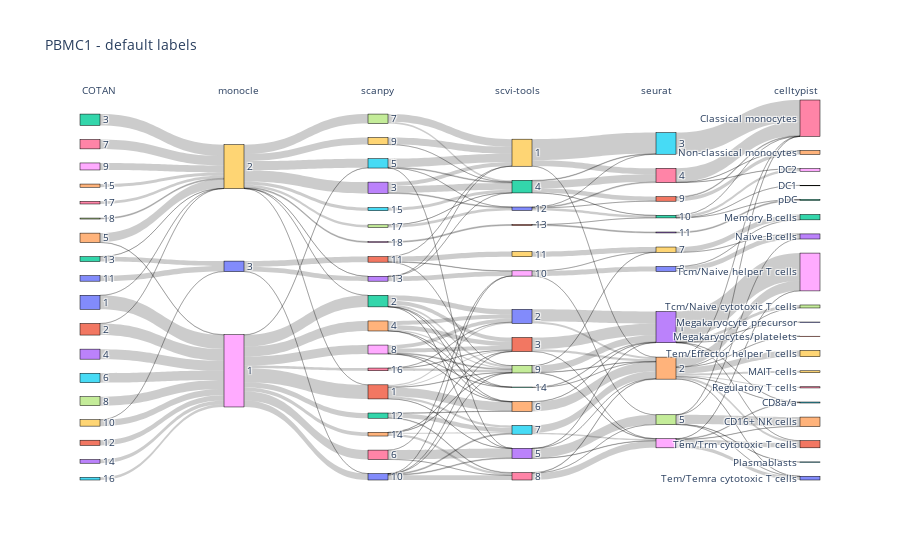
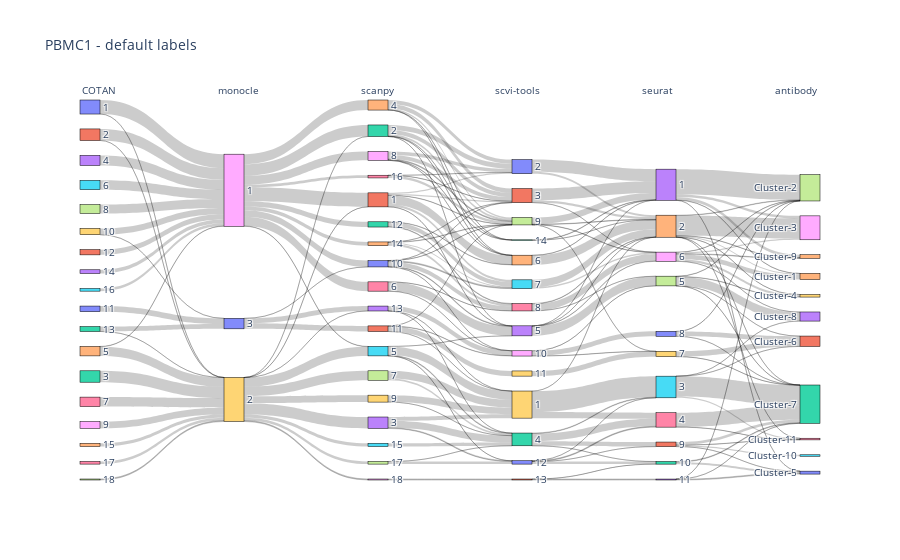
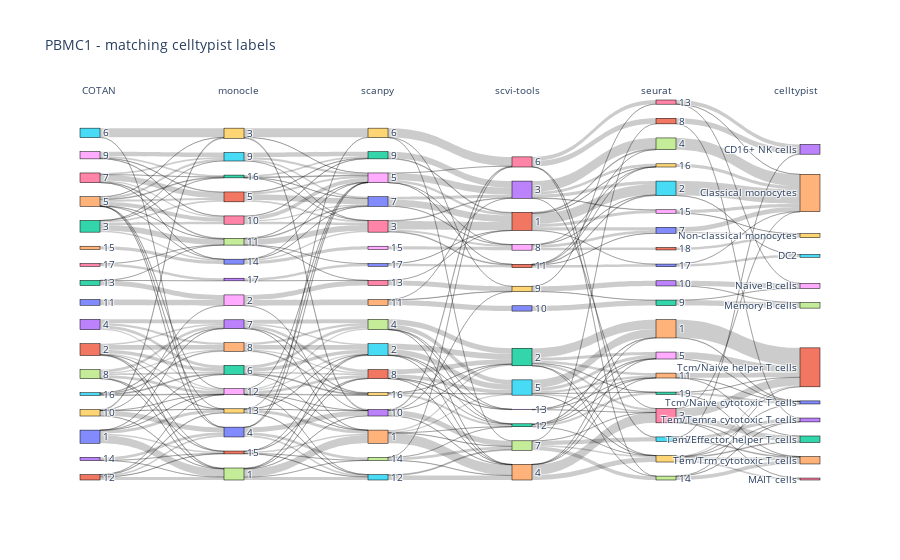
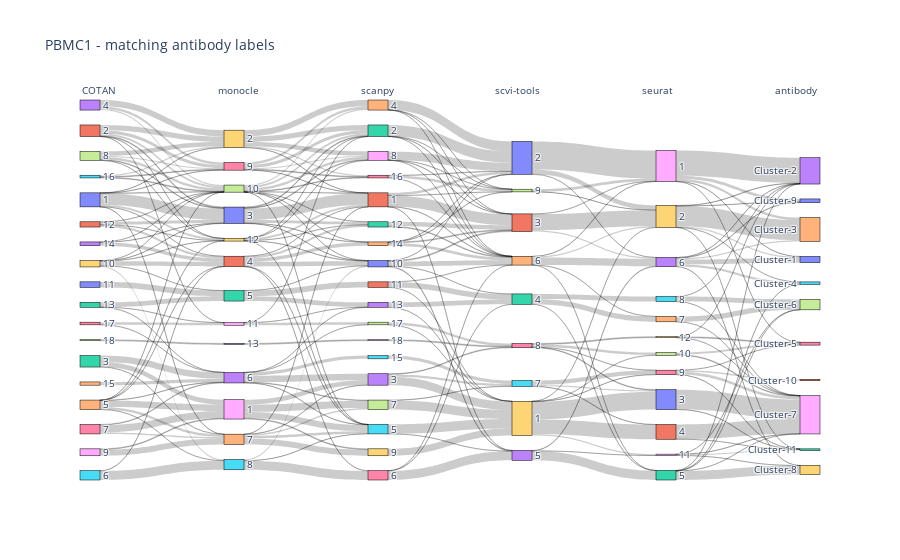

Notebook source saved alongside these figures, in order:
### Code cell
for tuning in PARAMS_TUNING:
    for dataset in DATASET_NAMES:
        print('------------------------------')
        print(f'{dataset} - matching {tuning} labels' if tuning != 'default' else f'{dataset} - default labels')
        
        # concat tools labels
        labels_df = pd.read_csv(f'{DIR}{dataset}/{TOOLS[0]}/{tuning}/clustering_labels.csv', index_col=0)
        labels_df.rename(columns={"cluster": "cluster_COTAN"}, inplace=True)
        for tool in TOOLS[1:]:
            tool_labels_df = pd.read_csv(f'{DIR}{dataset}/{tool}/{tuning}/clustering_labels.csv', index_col=0)
            labels_df = labels_df.merge(tool_labels_df, how='inner', on='cell')
            labels_df.rename(columns={"cluster": f"cluster_{tool}"}, inplace=True)
        
        # load and concat celltypist labels
        celltypist_df = pd.read_csv(f'{DIR}{dataset}/celltypist/celltypist_labels.csv', index_col=0)
        celltypist_df.index = celltypist_df.index.str[:-2]
        celltypist_df = labels_df.merge(celltypist_df, how='inner', on='cell')
        celltypist_df.rename(columns={"cluster.ids": f"cluster_celltypist"}, inplace=True)
        celltypist_mapping_df = pd.read_csv(f'{DIR}{dataset}/celltypist/celltypist_mapping.csv', index_col=0)
        
        # load and concat protein surface labels
        antibody_df = pd.read_csv(f'{DIR}{dataset}/antibody_annotation/antibody_labels.csv', index_col=0)
        antibody_df = labels_df.merge(antibody_df, how='inner', on='cell')
        antibody_df.rename(columns={"cluster.ids": f"cluster_antibody"}, inplace=True)
        antibody_mapping_df = pd.read_csv(f'{DIR}{dataset}/antibody_annotation/antibody_mapping.csv', index_col=1)

        # read dataset
        adata = sc.read_10x_mtx(
            f'{DIR}{dataset}/filtered/10X/',
            var_names='gene_symbols',
            cache=False
        )
        # keep only labelled cells
        adata.var_names_make_unique()
        subset_cells = adata.obs_names.isin(labels_df.index)
        adata = adata[subset_cells, :]

        # compute silhouette score
        silhouette = {}
        for tool in TOOLS:
            silhouette[tool] = silhouette_score(adata.X, labels_df[f'cluster_{tool}'])
        silhouette['celltypist'] = silhouette_score(adata.X, celltypist_df[f'cluster_celltypist'])
        silhouette['antibody'] = silhouette_score(adata.X, antibody_df[f'cluster_antibody'])
        silhouette_df = pd.DataFrame(silhouette, index=[0])
        silhouette_df.to_csv(f'{DIR}{dataset}/silhouette.csv')
        silhouette_df.to_latex(f'{DIR}{dataset}/silhouette.tex')

        # compute scores comparing each tool labels with celltypist labels
        if tuning == 'celltypist' or tuning == 'default':
            compute_scores(DIR, dataset, celltypist_df, tuning, 'celltypist')
            labels = []
            labels_titles = []
            for tool in TOOLS:
                labels.append(celltypist_df[f'cluster_{tool}'].to_list())
                labels_titles.append(tool)
            labels.append(celltypist_df[f'cluster_celltypist'].map(celltypist_mapping_df['go'].to_dict()).to_list())
            labels_titles.append('celltypist')
            title = f'{dataset} - matching {tuning} labels' if tuning != 'default' else f'{dataset} - default labels'
            sankey_plot(labels=labels, labels_titles=labels_titles, title=title, path=f'{DIR}{dataset}/{tuning}_celltypist.html')
        
        # compute scores comparing each tool labels with protein labels
        if tuning == 'antibody' or tuning == 'default':
            compute_scores(DIR, dataset, antibody_df, tuning, 'antibody')
            labels = []
            labels_titles = []
            for tool in TOOLS:
                labels.append(antibody_df[f'cluster_{tool}'].to_list())
                labels_titles.append(tool)
            labels.append(antibody_df[f'cluster_antibody'].map(antibody_mapping_df['go'].to_dict()).to_list())
            labels_titles.append('antibody')
            title = f'{dataset} - matching {tuning} labels' if tuning != 'default' else f'{dataset} - default labels'
            sankey_plot(labels=labels, labels_titles=labels_titles, title=title, path=f'{DIR}{dataset}/{tuning}_antibody.html')

        break

### Figure 1 — Plotly figure (JSON) as saved in the notebook; plotly's stock layout.template omitted (floating-point values rounded to 4 significant figures; data arrays with more than 128 entries replaced by an {"elided": "..."} marker saying what was removed)
{"data": [{"link": {"source": {"elided": "189 int values"}, "target": {"elided": "189 int values"}, "value": {"elided": "189 int values"}}, "node": {"label": [1, 2, 3, 4, 5, 6, 7, 8, 9, 10, 11, 12, 13, 14, 15, 16, 17, 18, 1, 2, 3, 1, 2, 3, 4, 5, 6, 7, 8, 9, 10, 11, 12, 13, 14, 15, 16, 17, 18, 1, 2, 3, 4, 5, 6, 7, 8, 9, 10, 11, 12, 13, 14, 1, 2, 3, 4, 5, 6, 7, 8, 9, 10, 11, "CD16+ NK cells", "CD8a/a", "Classical monocytes", "DC1", "DC2", "MAIT cells", "Megakaryocyte precursor", "Megakaryocytes/platelets", "Memory B cells", "Naive B cells", "Non-classical monocytes", "Plasmablasts", "Regulatory T cells", "Tcm/Naive cytotoxic T cells", "Tcm/Naive helper T cells", "Tem/Effector helper T cells", "Tem/Temra cytotoxic T cells", "Tem/Trm cytotoxic T cells", "pDC"], "line": {"color": "black", "width": 0.5}, "pad": 15, "thickness": 20}, "type": "sankey"}], "layout": {"annotations": [{"showarrow": false, "text": "COTAN", "x": 0, "xref": "x", "y": 1.05, "yref": "paper"}, {"showarrow": false, "text": "monocle", "x": 1, "xref": "x", "y": 1.05, "yref": "paper"}, {"showarrow": false, "text": "scanpy", "x": 2, "xref": "x", "y": 1.05, "yref": "paper"}, {"showarrow": false, "text": "scvi-tools", "x": 3, "xref": "x", "y": 1.05, "yref": "paper"}, {"showarrow": false, "text": "seurat", "x": 4, "xref": "x", "y": 1.05, "yref": "paper"}, {"showarrow": false, "text": "celltypist", "x": 5, "xref": "x", "y": 1.05, "yref": "paper"}], "font": {"size": 10}, "plot_bgcolor": "rgba(0,0,0,0)", "title": {"text": "PBMC1 - default labels"}, "xaxis": {"showgrid": false, "visible": false, "zeroline": false}, "yaxis": {"showgrid": false, "visible": false, "zeroline": false}}}

### Figure 2 — Plotly figure (JSON) as saved in the notebook; plotly's stock layout.template omitted (floating-point values rounded to 4 significant figures; data arrays with more than 128 entries replaced by an {"elided": "..."} marker saying what was removed)
{"data": [{"link": {"source": {"elided": "191 int values"}, "target": {"elided": "191 int values"}, "value": {"elided": "191 int values"}}, "node": {"label": [1, 2, 3, 4, 5, 6, 7, 8, 9, 10, 11, 12, 13, 14, 15, 16, 17, 18, 1, 2, 3, 1, 2, 3, 4, 5, 6, 7, 8, 9, 10, 11, 12, 13, 14, 15, 16, 17, 18, 1, 2, 3, 4, 5, 6, 7, 8, 9, 10, 11, 12, 13, 14, 1, 2, 3, 4, 5, 6, 7, 8, 9, 10, 11, "Cluster-1", "Cluster-10", "Cluster-11", "Cluster-2", "Cluster-3", "Cluster-4", "Cluster-5", "Cluster-6", "Cluster-7", "Cluster-8", "Cluster-9"], "line": {"color": "black", "width": 0.5}, "pad": 15, "thickness": 20}, "type": "sankey"}], "layout": {"annotations": [{"showarrow": false, "text": "COTAN", "x": 0, "xref": "x", "y": 1.05, "yref": "paper"}, {"showarrow": false, "text": "monocle", "x": 1, "xref": "x", "y": 1.05, "yref": "paper"}, {"showarrow": false, "text": "scanpy", "x": 2, "xref": "x", "y": 1.05, "yref": "paper"}, {"showarrow": false, "text": "scvi-tools", "x": 3, "xref": "x", "y": 1.05, "yref": "paper"}, {"showarrow": false, "text": "seurat", "x": 4, "xref": "x", "y": 1.05, "yref": "paper"}, {"showarrow": false, "text": "antibody", "x": 5, "xref": "x", "y": 1.05, "yref": "paper"}], "font": {"size": 10}, "plot_bgcolor": "rgba(0,0,0,0)", "title": {"text": "PBMC1 - default labels"}, "xaxis": {"showgrid": false, "visible": false, "zeroline": false}, "yaxis": {"showgrid": false, "visible": false, "zeroline": false}}}

### Figure 3 — Plotly figure (JSON) as saved in the notebook; plotly's stock layout.template omitted (floating-point values rounded to 4 significant figures; data arrays with more than 128 entries replaced by an {"elided": "..."} marker saying what was removed)
{"data": [{"link": {"source": {"elided": "317 int values"}, "target": {"elided": "317 int values"}, "value": {"elided": "317 int values"}}, "node": {"label": [1, 2, 3, 4, 5, 6, 7, 8, 9, 10, 11, 12, 13, 14, 15, 16, 17, 1, 2, 3, 4, 5, 6, 7, 8, 9, 10, 11, 12, 13, 14, 15, 16, 17, 1, 2, 3, 4, 5, 6, 7, 8, 9, 10, 11, 12, 13, 14, 15, 16, 17, 1, 2, 3, 4, 5, 6, 7, 8, 9, 10, 11, 12, 13, 1, 2, 3, 4, 5, 6, 7, 8, 9, 10, 11, 12, 13, 14, 15, 16, 17, 18, 19, "CD16+ NK cells", "Classical monocytes", "DC2", "MAIT cells", "Memory B cells", "Naive B cells", "Non-classical monocytes", "Tcm/Naive cytotoxic T cells", "Tcm/Naive helper T cells", "Tem/Effector helper T cells", "Tem/Temra cytotoxic T cells", "Tem/Trm cytotoxic T cells"], "line": {"color": "black", "width": 0.5}, "pad": 15, "thickness": 20}, "type": "sankey"}], "layout": {"annotations": [{"showarrow": false, "text": "COTAN", "x": 0, "xref": "x", "y": 1.05, "yref": "paper"}, {"showarrow": false, "text": "monocle", "x": 1, "xref": "x", "y": 1.05, "yref": "paper"}, {"showarrow": false, "text": "scanpy", "x": 2, "xref": "x", "y": 1.05, "yref": "paper"}, {"showarrow": false, "text": "scvi-tools", "x": 3, "xref": "x", "y": 1.05, "yref": "paper"}, {"showarrow": false, "text": "seurat", "x": 4, "xref": "x", "y": 1.05, "yref": "paper"}, {"showarrow": false, "text": "celltypist", "x": 5, "xref": "x", "y": 1.05, "yref": "paper"}], "font": {"size": 10}, "plot_bgcolor": "rgba(0,0,0,0)", "title": {"text": "PBMC1 - matching celltypist labels"}, "xaxis": {"showgrid": false, "visible": false, "zeroline": false}, "yaxis": {"showgrid": false, "visible": false, "zeroline": false}}}

### Figure 4 — Plotly figure (JSON) as saved in the notebook; plotly's stock layout.template omitted (floating-point values rounded to 4 significant figures; data arrays with more than 128 entries replaced by an {"elided": "..."} marker saying what was removed)
{"data": [{"link": {"source": {"elided": "251 int values"}, "target": {"elided": "251 int values"}, "value": {"elided": "251 int values"}}, "node": {"label": [1, 2, 3, 4, 5, 6, 7, 8, 9, 10, 11, 12, 13, 14, 15, 16, 17, 18, 1, 2, 3, 4, 5, 6, 7, 8, 9, 10, 11, 12, 13, 1, 2, 3, 4, 5, 6, 7, 8, 9, 10, 11, 12, 13, 14, 15, 16, 17, 18, 1, 2, 3, 4, 5, 6, 7, 8, 9, 1, 2, 3, 4, 5, 6, 7, 8, 9, 10, 11, 12, "Cluster-1", "Cluster-10", "Cluster-11", "Cluster-2", "Cluster-3", "Cluster-4", "Cluster-5", "Cluster-6", "Cluster-7", "Cluster-8", "Cluster-9"], "line": {"color": "black", "width": 0.5}, "pad": 15, "thickness": 20}, "type": "sankey"}], "layout": {"annotations": [{"showarrow": false, "text": "COTAN", "x": 0, "xref": "x", "y": 1.05, "yref": "paper"}, {"showarrow": false, "text": "monocle", "x": 1, "xref": "x", "y": 1.05, "yref": "paper"}, {"showarrow": false, "text": "scanpy", "x": 2, "xref": "x", "y": 1.05, "yref": "paper"}, {"showarrow": false, "text": "scvi-tools", "x": 3, "xref": "x", "y": 1.05, "yref": "paper"}, {"showarrow": false, "text": "seurat", "x": 4, "xref": "x", "y": 1.05, "yref": "paper"}, {"showarrow": false, "text": "antibody", "x": 5, "xref": "x", "y": 1.05, "yref": "paper"}], "font": {"size": 10}, "plot_bgcolor": "rgba(0,0,0,0)", "title": {"text": "PBMC1 - matching antibody labels"}, "xaxis": {"showgrid": false, "visible": false, "zeroline": false}, "yaxis": {"showgrid": false, "visible": false, "zeroline": false}}}
